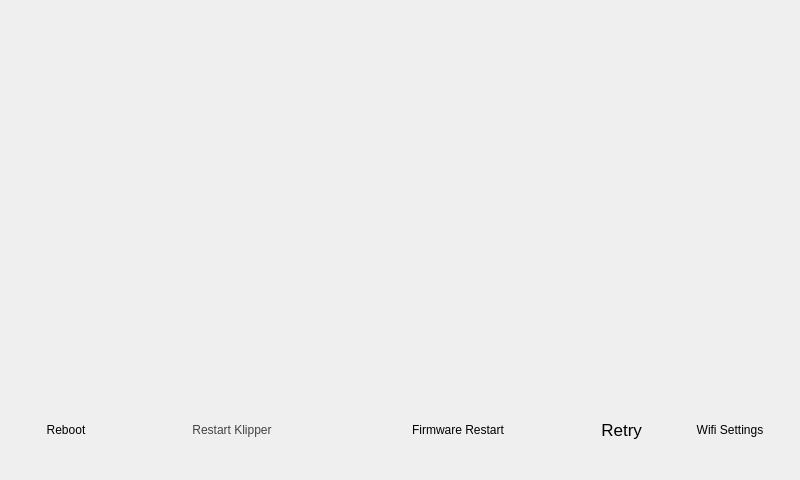
<?xml version="1.0" encoding="UTF-8"?>
<ui version="4.0">
 <class>ConnectivityForm</class>
 <widget class="QWidget" name="ConnectivityForm">
  <property name="windowModality">
   <enum>Qt::WindowModal</enum>
  </property>
  <property name="geometry">
   <rect>
    <x>0</x>
    <y>0</y>
    <width>800</width>
    <height>480</height>
   </rect>
  </property>
  <property name="sizePolicy">
   <sizepolicy hsizetype="Fixed" vsizetype="Fixed">
    <horstretch>0</horstretch>
    <verstretch>0</verstretch>
   </sizepolicy>
  </property>
  <property name="minimumSize">
   <size>
    <width>800</width>
    <height>480</height>
   </size>
  </property>
  <property name="maximumSize">
   <size>
    <width>800</width>
    <height>480</height>
   </size>
  </property>
  <property name="windowTitle">
   <string>Form</string>
  </property>
  <property name="windowOpacity">
   <double>1.000000000000000</double>
  </property>
  <property name="autoFillBackground">
   <bool>false</bool>
  </property>
  <property name="styleSheet">
   <string notr="true">#ConnectivityForm{
	background-image: url(:/background/media/1st_background.png);
}



</string>
  </property>
  <property name="class" stdset="0">
   <string/>
  </property>
  <widget class="QFrame" name="cw_buttonFrame">
   <property name="geometry">
    <rect>
     <x>-1</x>
     <y>390</y>
     <width>800</width>
     <height>80</height>
    </rect>
   </property>
   <property name="sizePolicy">
    <sizepolicy hsizetype="Preferred" vsizetype="Preferred">
     <horstretch>0</horstretch>
     <verstretch>0</verstretch>
    </sizepolicy>
   </property>
   <property name="minimumSize">
    <size>
     <width>800</width>
     <height>80</height>
    </size>
   </property>
   <property name="maximumSize">
    <size>
     <width>800</width>
     <height>80</height>
    </size>
   </property>
   <property name="baseSize">
    <size>
     <width>800</width>
     <height>80</height>
    </size>
   </property>
   <property name="palette">
    <palette>
     <active/>
     <inactive/>
     <disabled/>
    </palette>
   </property>
   <property name="font">
    <font>
     <stylestrategy>PreferAntialias</stylestrategy>
    </font>
   </property>
   <property name="tabletTracking">
    <bool>true</bool>
   </property>
   <property name="autoFillBackground">
    <bool>false</bool>
   </property>
   <property name="styleSheet">
    <string notr="true"/>
   </property>
   <property name="frameShape">
    <enum>QFrame::NoFrame</enum>
   </property>
   <property name="frameShadow">
    <enum>QFrame::Plain</enum>
   </property>
   <property name="lineWidth">
    <number>0</number>
   </property>
   <layout class="QHBoxLayout" name="horizontalLayout">
    <property name="spacing">
     <number>5</number>
    </property>
    <property name="sizeConstraint">
     <enum>QLayout::SetDefaultConstraint</enum>
    </property>
    <property name="leftMargin">
     <number>6</number>
    </property>
    <property name="topMargin">
     <number>0</number>
    </property>
    <property name="rightMargin">
     <number>6</number>
    </property>
    <property name="bottomMargin">
     <number>0</number>
    </property>
    <item>
     <widget class="IconButton" name="RebootSystemButton">
      <property name="sizePolicy">
       <sizepolicy hsizetype="MinimumExpanding" vsizetype="Fixed">
        <horstretch>0</horstretch>
        <verstretch>0</verstretch>
       </sizepolicy>
      </property>
      <property name="minimumSize">
       <size>
        <width>80</width>
        <height>80</height>
       </size>
      </property>
      <property name="maximumSize">
       <size>
        <width>80</width>
        <height>80</height>
       </size>
      </property>
      <property name="baseSize">
       <size>
        <width>80</width>
        <height>80</height>
       </size>
      </property>
      <property name="cursor">
       <cursorShape>BlankCursor</cursorShape>
      </property>
      <property name="tabletTracking">
       <bool>true</bool>
      </property>
      <property name="focusPolicy">
       <enum>Qt::NoFocus</enum>
      </property>
      <property name="contextMenuPolicy">
       <enum>Qt::NoContextMenu</enum>
      </property>
      <property name="autoFillBackground">
       <bool>false</bool>
      </property>
      <property name="text">
       <string>Reboot</string>
      </property>
      <property name="icon">
       <iconset>
        <normaloff>:/system_icons/media/btn_icons/firmware_restart.svg</normaloff>:/system_icons/media/btn_icons/firmware_restart.svg</iconset>
      </property>
      <property name="autoDefault">
       <bool>false</bool>
      </property>
      <property name="default">
       <bool>false</bool>
      </property>
      <property name="flat">
       <bool>true</bool>
      </property>
      <property name="icon_pixmap" stdset="0">
       <pixmap resource="resources/icon_resources.qrc">:/system/media/btn_icons/restart_printer.svg</pixmap>
      </property>
      <property name="text_formatting" stdset="0">
       <string>bottom</string>
      </property>
      <property name="text_color" stdset="0">
       <color>
        <red>255</red>
        <green>255</green>
        <blue>255</blue>
       </color>
      </property>
      <property name="has_text" stdset="0">
       <bool>true</bool>
      </property>
     </widget>
    </item>
    <item alignment="Qt::AlignVCenter">
     <widget class="BlocksCustomButton" name="RestartKlipperButton">
      <property name="sizePolicy">
       <sizepolicy hsizetype="MinimumExpanding" vsizetype="Fixed">
        <horstretch>0</horstretch>
        <verstretch>0</verstretch>
       </sizepolicy>
      </property>
      <property name="minimumSize">
       <size>
        <width>150</width>
        <height>60</height>
       </size>
      </property>
      <property name="maximumSize">
       <size>
        <width>200</width>
        <height>60</height>
       </size>
      </property>
      <property name="baseSize">
       <size>
        <width>160</width>
        <height>80</height>
       </size>
      </property>
      <property name="palette">
       <palette>
        <active>
         <colorrole role="WindowText">
          <brush brushstyle="SolidPattern">
           <color alpha="255">
            <red>66</red>
            <green>66</green>
            <blue>66</blue>
           </color>
          </brush>
         </colorrole>
         <colorrole role="Text">
          <brush brushstyle="SolidPattern">
           <color alpha="255">
            <red>66</red>
            <green>66</green>
            <blue>66</blue>
           </color>
          </brush>
         </colorrole>
         <colorrole role="ButtonText">
          <brush brushstyle="SolidPattern">
           <color alpha="255">
            <red>66</red>
            <green>66</green>
            <blue>66</blue>
           </color>
          </brush>
         </colorrole>
        </active>
        <inactive>
         <colorrole role="WindowText">
          <brush brushstyle="SolidPattern">
           <color alpha="255">
            <red>66</red>
            <green>66</green>
            <blue>66</blue>
           </color>
          </brush>
         </colorrole>
         <colorrole role="Text">
          <brush brushstyle="SolidPattern">
           <color alpha="255">
            <red>66</red>
            <green>66</green>
            <blue>66</blue>
           </color>
          </brush>
         </colorrole>
         <colorrole role="ButtonText">
          <brush brushstyle="SolidPattern">
           <color alpha="255">
            <red>66</red>
            <green>66</green>
            <blue>66</blue>
           </color>
          </brush>
         </colorrole>
        </inactive>
        <disabled>
         <colorrole role="WindowText">
          <brush brushstyle="SolidPattern">
           <color alpha="255">
            <red>66</red>
            <green>66</green>
            <blue>66</blue>
           </color>
          </brush>
         </colorrole>
         <colorrole role="Text">
          <brush brushstyle="SolidPattern">
           <color alpha="255">
            <red>66</red>
            <green>66</green>
            <blue>66</blue>
           </color>
          </brush>
         </colorrole>
         <colorrole role="ButtonText">
          <brush brushstyle="SolidPattern">
           <color alpha="255">
            <red>66</red>
            <green>66</green>
            <blue>66</blue>
           </color>
          </brush>
         </colorrole>
        </disabled>
       </palette>
      </property>
      <property name="font">
       <font>
        <strikeout>false</strikeout>
        <stylestrategy>PreferAntialias</stylestrategy>
        <kerning>false</kerning>
       </font>
      </property>
      <property name="cursor">
       <cursorShape>BlankCursor</cursorShape>
      </property>
      <property name="tabletTracking">
       <bool>true</bool>
      </property>
      <property name="focusPolicy">
       <enum>Qt::NoFocus</enum>
      </property>
      <property name="contextMenuPolicy">
       <enum>Qt::NoContextMenu</enum>
      </property>
      <property name="layoutDirection">
       <enum>Qt::LeftToRight</enum>
      </property>
      <property name="autoFillBackground">
       <bool>false</bool>
      </property>
      <property name="styleSheet">
       <string notr="true"/>
      </property>
      <property name="text">
       <string>Restart Klipper</string>
      </property>
      <property name="icon">
       <iconset>
        <normalon>:/system_icons/media/btn_icons/restart_klipper.svg</normalon>
       </iconset>
      </property>
      <property name="iconSize">
       <size>
        <width>46</width>
        <height>42</height>
       </size>
      </property>
      <property name="checkable">
       <bool>false</bool>
      </property>
      <property name="autoRepeat">
       <bool>false</bool>
      </property>
      <property name="autoExclusive">
       <bool>false</bool>
      </property>
      <property name="autoRepeatDelay">
       <number>0</number>
      </property>
      <property name="autoRepeatInterval">
       <number>0</number>
      </property>
      <property name="autoDefault">
       <bool>false</bool>
      </property>
      <property name="flat">
       <bool>true</bool>
      </property>
      <property name="button_type" stdset="0">
       <string>normal</string>
      </property>
      <property name="icon_pixmap" stdset="0">
       <pixmap resource="resources/icon_resources.qrc">:/system/media/btn_icons/restart_klipper.svg</pixmap>
      </property>
     </widget>
    </item>
    <item alignment="Qt::AlignVCenter">
     <widget class="BlocksCustomButton" name="FirmwareRestartButton">
      <property name="sizePolicy">
       <sizepolicy hsizetype="MinimumExpanding" vsizetype="Fixed">
        <horstretch>0</horstretch>
        <verstretch>0</verstretch>
       </sizepolicy>
      </property>
      <property name="minimumSize">
       <size>
        <width>150</width>
        <height>60</height>
       </size>
      </property>
      <property name="maximumSize">
       <size>
        <width>200</width>
        <height>60</height>
       </size>
      </property>
      <property name="baseSize">
       <size>
        <width>160</width>
        <height>80</height>
       </size>
      </property>
      <property name="cursor">
       <cursorShape>BlankCursor</cursorShape>
      </property>
      <property name="tabletTracking">
       <bool>true</bool>
      </property>
      <property name="focusPolicy">
       <enum>Qt::NoFocus</enum>
      </property>
      <property name="contextMenuPolicy">
       <enum>Qt::NoContextMenu</enum>
      </property>
      <property name="autoFillBackground">
       <bool>false</bool>
      </property>
      <property name="text">
       <string>Firmware Restart</string>
      </property>
      <property name="icon">
       <iconset>
        <normaloff>:/system_icons/media/btn_icons/firmware_restart.svg</normaloff>:/system_icons/media/btn_icons/firmware_restart.svg</iconset>
      </property>
      <property name="autoDefault">
       <bool>false</bool>
      </property>
      <property name="default">
       <bool>false</bool>
      </property>
      <property name="flat">
       <bool>true</bool>
      </property>
      <property name="class" stdset="0">
       <string>system_control_btn</string>
      </property>
      <property name="button_type" stdset="0">
       <string>normal</string>
      </property>
      <property name="icon_pixmap" stdset="0">
       <pixmap resource="resources/icon_resources.qrc">:/system/media/btn_icons/restart_firmware.svg</pixmap>
      </property>
     </widget>
    </item>
    <item alignment="Qt::AlignVCenter">
     <widget class="IconButton" name="RetryConnectionButton">
      <property name="sizePolicy">
       <sizepolicy hsizetype="MinimumExpanding" vsizetype="Fixed">
        <horstretch>0</horstretch>
        <verstretch>0</verstretch>
       </sizepolicy>
      </property>
      <property name="minimumSize">
       <size>
        <width>80</width>
        <height>80</height>
       </size>
      </property>
      <property name="maximumSize">
       <size>
        <width>80</width>
        <height>80</height>
       </size>
      </property>
      <property name="baseSize">
       <size>
        <width>80</width>
        <height>80</height>
       </size>
      </property>
      <property name="palette">
       <palette>
        <active/>
        <inactive/>
        <disabled/>
       </palette>
      </property>
      <property name="font">
       <font>
        <pointsize>13</pointsize>
       </font>
      </property>
      <property name="tabletTracking">
       <bool>true</bool>
      </property>
      <property name="focusPolicy">
       <enum>Qt::ClickFocus</enum>
      </property>
      <property name="autoFillBackground">
       <bool>false</bool>
      </property>
      <property name="styleSheet">
       <string notr="true"/>
      </property>
      <property name="text">
       <string>Retry </string>
      </property>
      <property name="icon">
       <iconset>
        <normaloff>:/system_icons/media/btn_icons/retry_connection.svg</normaloff>:/system_icons/media/btn_icons/retry_connection.svg</iconset>
      </property>
      <property name="iconSize">
       <size>
        <width>16</width>
        <height>16</height>
       </size>
      </property>
      <property name="checkable">
       <bool>false</bool>
      </property>
      <property name="autoRepeatDelay">
       <number>0</number>
      </property>
      <property name="autoRepeatInterval">
       <number>0</number>
      </property>
      <property name="autoDefault">
       <bool>false</bool>
      </property>
      <property name="default">
       <bool>false</bool>
      </property>
      <property name="flat">
       <bool>true</bool>
      </property>
      <property name="text_formatting" stdset="0">
       <string>bottom</string>
      </property>
      <property name="icon_pixmap" stdset="0">
       <pixmap resource="resources/icon_resources.qrc">:/system/media/btn_icons/restart_printer.svg</pixmap>
      </property>
      <property name="text_color" stdset="0">
       <color>
        <red>255</red>
        <green>255</green>
        <blue>255</blue>
       </color>
      </property>
      <property name="has_text" stdset="0">
       <bool>true</bool>
      </property>
     </widget>
    </item>
    <item alignment="Qt::AlignVCenter">
     <widget class="IconButton" name="wifi_button">
      <property name="sizePolicy">
       <sizepolicy hsizetype="MinimumExpanding" vsizetype="Fixed">
        <horstretch>0</horstretch>
        <verstretch>0</verstretch>
       </sizepolicy>
      </property>
      <property name="minimumSize">
       <size>
        <width>80</width>
        <height>80</height>
       </size>
      </property>
      <property name="maximumSize">
       <size>
        <width>80</width>
        <height>80</height>
       </size>
      </property>
      <property name="baseSize">
       <size>
        <width>80</width>
        <height>80</height>
       </size>
      </property>
      <property name="tabletTracking">
       <bool>true</bool>
      </property>
      <property name="focusPolicy">
       <enum>Qt::NoFocus</enum>
      </property>
      <property name="contextMenuPolicy">
       <enum>Qt::NoContextMenu</enum>
      </property>
      <property name="autoFillBackground">
       <bool>false</bool>
      </property>
      <property name="text">
       <string>Wifi Settings</string>
      </property>
      <property name="icon">
       <iconset>
        <normaloff>:/system_icons/media/btn_icons/retry_connection.svg</normaloff>:/system_icons/media/btn_icons/retry_connection.svg</iconset>
      </property>
      <property name="autoDefault">
       <bool>false</bool>
      </property>
      <property name="default">
       <bool>false</bool>
      </property>
      <property name="flat">
       <bool>true</bool>
      </property>
      <property name="class" stdset="0">
       <string>system_control_btn</string>
      </property>
      <property name="icon_pixmap" stdset="0">
       <pixmap resource="resources/icon_resources.qrc">:/network/media/btn_icons/wifi_config.svg</pixmap>
      </property>
      <property name="has_text" stdset="0">
       <bool>false</bool>
      </property>
     </widget>
    </item>
   </layout>
  </widget>
  <widget class="QFrame" name="cw_Frame">
   <property name="geometry">
    <rect>
     <x>0</x>
     <y>0</y>
     <width>800</width>
     <height>400</height>
    </rect>
   </property>
   <property name="sizePolicy">
    <sizepolicy hsizetype="Minimum" vsizetype="Minimum">
     <horstretch>0</horstretch>
     <verstretch>0</verstretch>
    </sizepolicy>
   </property>
   <property name="minimumSize">
    <size>
     <width>800</width>
     <height>400</height>
    </size>
   </property>
   <property name="maximumSize">
    <size>
     <width>800</width>
     <height>400</height>
    </size>
   </property>
   <property name="autoFillBackground">
    <bool>false</bool>
   </property>
   <property name="frameShape">
    <enum>QFrame::NoFrame</enum>
   </property>
   <property name="frameShadow">
    <enum>QFrame::Raised</enum>
   </property>
   <layout class="QVBoxLayout" name="verticalLayout">
    <item>
     <widget class="QLabel" name="connectionTextBox">
      <property name="sizePolicy">
       <sizepolicy hsizetype="Preferred" vsizetype="Preferred">
        <horstretch>0</horstretch>
        <verstretch>0</verstretch>
       </sizepolicy>
      </property>
      <property name="maximumSize">
       <size>
        <width>800</width>
        <height>400</height>
       </size>
      </property>
      <property name="palette">
       <palette>
        <active>
         <colorrole role="WindowText">
          <brush brushstyle="SolidPattern">
           <color alpha="255">
            <red>255</red>
            <green>255</green>
            <blue>255</blue>
           </color>
          </brush>
         </colorrole>
         <colorrole role="Text">
          <brush brushstyle="SolidPattern">
           <color alpha="255">
            <red>255</red>
            <green>255</green>
            <blue>255</blue>
           </color>
          </brush>
         </colorrole>
        </active>
        <inactive>
         <colorrole role="WindowText">
          <brush brushstyle="SolidPattern">
           <color alpha="255">
            <red>255</red>
            <green>255</green>
            <blue>255</blue>
           </color>
          </brush>
         </colorrole>
         <colorrole role="Text">
          <brush brushstyle="SolidPattern">
           <color alpha="255">
            <red>255</red>
            <green>255</green>
            <blue>255</blue>
           </color>
          </brush>
         </colorrole>
        </inactive>
        <disabled>
         <colorrole role="WindowText">
          <brush brushstyle="SolidPattern">
           <color alpha="255">
            <red>120</red>
            <green>120</green>
            <blue>120</blue>
           </color>
          </brush>
         </colorrole>
         <colorrole role="Text">
          <brush brushstyle="SolidPattern">
           <color alpha="255">
            <red>120</red>
            <green>120</green>
            <blue>120</blue>
           </color>
          </brush>
         </colorrole>
        </disabled>
       </palette>
      </property>
      <property name="font">
       <font>
        <family>Momcake</family>
        <pointsize>18</pointsize>
        <italic>false</italic>
       </font>
      </property>
      <property name="styleSheet">
       <string notr="true">#QLabel{font-color: rgb(255,255,255,255);}
</string>
      </property>
      <property name="text">
       <string/>
      </property>
      <property name="textFormat">
       <enum>Qt::PlainText</enum>
      </property>
      <property name="scaledContents">
       <bool>true</bool>
      </property>
      <property name="alignment">
       <set>Qt::AlignCenter</set>
      </property>
      <property name="wordWrap">
       <bool>true</bool>
      </property>
      <property name="textInteractionFlags">
       <set>Qt::NoTextInteraction</set>
      </property>
     </widget>
    </item>
   </layout>
  </widget>
 </widget>
 <customwidgets>
  <customwidget>
   <class>BlocksCustomButton</class>
   <extends>QPushButton</extends>
   <header location="global">utils.blocks_button</header>
  </customwidget>
  <customwidget>
   <class>IconButton</class>
   <extends>QPushButton</extends>
   <header location="global">utils.iconButton</header>
  </customwidget>
 </customwidgets>
 <resources>
  <include location="resources/background_resources.qrc"/>
  <include location="resources/button_resources.qrc"/>
  <include location="resources/icon_resources.qrc"/>
  <include location="resources/main_menu_resources.qrc"/>
  <include location="resources/top_bar_resources.qrc"/>
 </resources>
 <connections/>
</ui>
